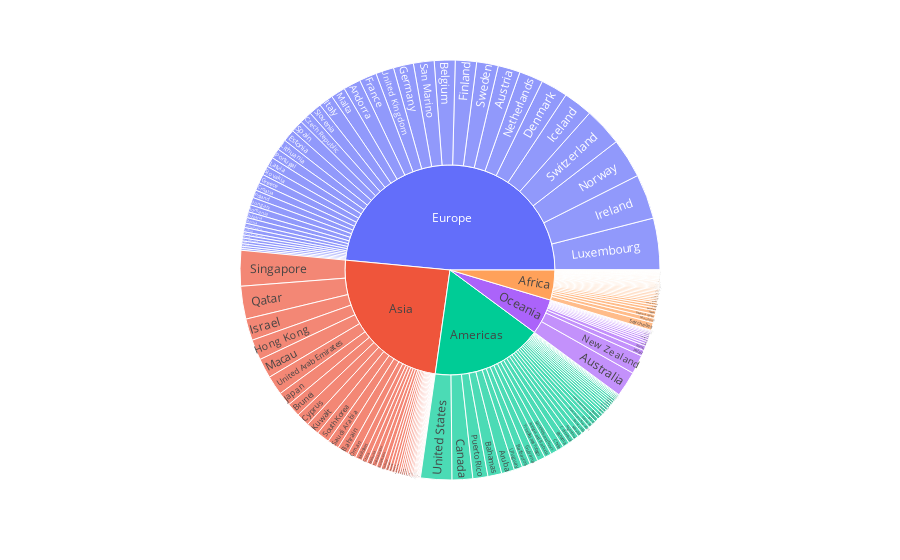

Notebook source saved alongside this figure:
### Markdown cell above
Sunburst chart consists of all countries' GDP estimates along with the growth rate, just burst the chart by region and hover over to the desired country to view the corresponding data

### Code cell
fig = px.sunburst(gdp, path=['UN Region', 'Country/Territory'], values='IMF', hover_data=['growth_rate'])
iplot(fig)

### Figure 1 — Plotly figure (JSON) as saved in the notebook; plotly's stock layout.template omitted (floating-point values rounded to 4 significant figures; data arrays with more than 128 entries replaced by an {"elided": "..."} marker saying what was removed)
{"data": [{"branchvalues": "total", "customdata": {"elided": "195x1 mixed values"}, "domain": {"x": [0, 1], "y": [0, 1]}, "hovertemplate": "labels=%{label}<br>IMF=%{value}<br>parent=%{parent}<br>id=%{id}<br>growth_rate=%{customdata[0]}<extra></extra>", "ids": {"elided": "195 str values"}, "labels": {"elided": "195 str values"}, "name": "", "parents": {"elided": "195 str values"}, "values": {"elided": "195 int values"}, "type": "sunburst"}], "layout": {"legend": {"tracegroupgap": 0}, "margin": {"t": 60}, "autosize": true}}
